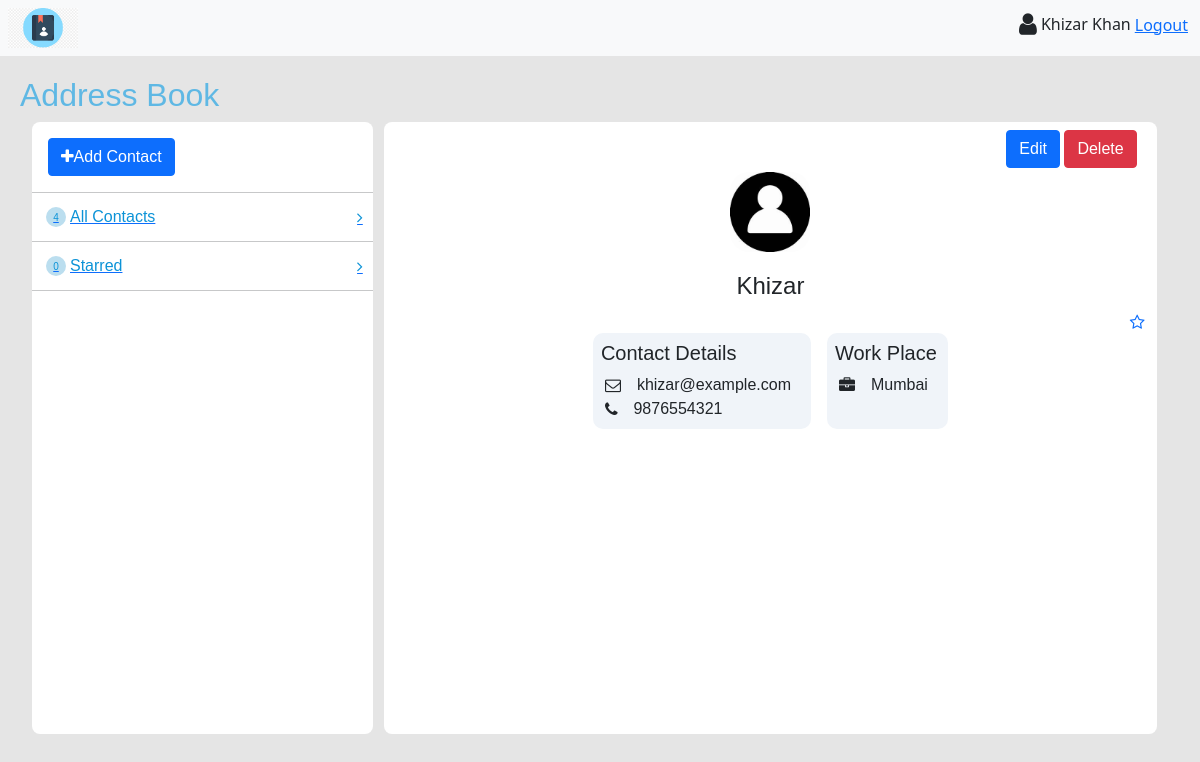
Page /contacts/3/profile/ (signed in) on the committed database.
### book/models.py (models this page shows, shortened)
class Contact(models.Model):
    name = models.CharField(max_length=50)
    email = models.EmailField(blank=True)
    phone_no = models.CharField(max_length=100)
    address = models.CharField(max_length=200, blank=True)
    image = models.ImageField(upload_to="contacts", blank=True)
    starred = models.BooleanField(default=False)
    user = models.ForeignKey(User, on_delete=models.CASCADE)
    @property
    def email_list(self):
        return self.email.split(",")
    @property
    def phone_no_list(self):
        return self.phone_no.split(",")
    @property
    def address_list(self):
        return self.address.split(",")

### book/views.py (the view)
@method_decorator(login_required(login_url="login"), name="dispatch")
class ContactDetail(DetailView):
    model = Contact
    context_object_name = "contact"
    template_name = "information.html"
    def get_context_data(self, **kwargs):
        context = super().get_context_data(**kwargs)
        context["total_contacts"] = len(
            list(Contact.objects.filter(user=self.request.user))
        )
        context["total_starred"] = len(
            list(Contact.objects.filter(user=self.request.user, starred=True))
        )
        return context

### book/templates/information.html (shortened to what this page needs)
{% extends 'base2.html' %}
{% block app_content %}
<div class="container-fluid" id="contactcard">
    <div class="position-relative">
        <div class="position-absolute top-0 end-0 m-2">
            <button type="button" class="btn btn-primary" data-bs-toggle="modal" data-bs-target="#exampleModal1">
                Edit
            </button>
            <a href="{% url 'contact-delete' contact.pk %}" class="btn btn-danger">Delete</a>
        </div>
    </div>
    {% if contact.image %}
        <img src="{{contact.image.url}}" alt="" id="profile-img">
    {% else %}
        <img src="/static/images/contact.jpeg" alt="" id="profile-img">
    {% endif %}
    <h4 class="text-center">{{contact.name}}</h4>
    <div class="position-relative">
        <a href="{% url 'mark-star' contact.pk %}" class="position-absolute end-0">
            {% if contact.starred %}
                <i class="fa fa-star-o" aria-hidden="true" style="color: yellow;"></i>
            {% else %}
                <i class="fa fa-star-o" aria-hidden="true"></i>
            {% endif %}
        </a>
    </div>
    <div class="d-flex justify-content-center mt-4">
        <div class="custom-card m-2 p-2">
            <h5>Contact Details</h5>
            {% for email in contact.email_list %}
                <div class="d-flex">
                    <i class="fa fa-envelope-o m-1" aria-hidden="true"></i>
                    <p class="container-fluid m-0">{{email}}</p>
                </div>
            {% endfor %}
            {% for phone in contact.phone_no_list %}
                <div class="d-flex">
                    <i class="fa fa-phone m-1" aria-hidden="true"></i>
                    <p class="container-fluid m-0">{{phone}}</p>
                </div>
            {% endfor %}
        </div>
        <div class="custom-card m-2 p-2">
            <h5>Work Place</h5>
            {% for address in contact.address_list %}
                <div class="d-flex">
                    <i class="fa fa-briefcase m-1" aria-hidden="true"></i>
                    <p class="container-fluid m-0">{{address}}</p>
                </div>
            {% endfor %}
        </div>
    </div>
</div>
{% endblock %}

### book/templates/base.html (shortened to what this page needs)
{% extends 'core.html' %}
{% block content %}
<section class="container-fluid d-flex bg-light justify-content-between p-2">
    <img src="/static/images/logo.jpg" alt="" id="logo-img">
    <div id="navtab">
        <div class="d-inline-flex align-items-center">
            <i class="fa fa-user m-1 font-25" aria-hidden="true"></i>
            {% if request.user.is_authenticated %}
                <h6 class="m-0">{{request.user.get_full_name}}</h6>
                <a href="{% url 'logout' %}" class="m-1">Logout</a>
            {% else %}
                <a href="{% url 'login' %}" class="m-1">Login</a>
                <a href="{% url 'signup' %}" class="m-1">Sign Up</a>
            {% endif %}
        </div>
    </div>
</section>
{% block content2 %}{% endblock %}
{% endblock %}

### static/css/styles.css (style rules this page uses)
* { margin: 0px; padding: 0px; }
:root { --bg-color: rgb(187, 222, 239); --color: rgb(12, 147, 215); }
body { background-color: #e5e5e5; }
.font-25 { font-size: 25px; }
#logo-img { height: 40px; width: 70px; background-repeat: no-repeat; background-color: transparent; }
#contactcard { width: 68%; background-color: white; border-radius: 8px; }
#contactcard h4 { margin: 10px; }
#profile-img { display: block; height: 80px; width: 80px; margin: auto; margin-top: 50px; margin-bottom: 20px; border-radius: 20px; }
.custom-card { background-color: #f0f4f9; border-radius: 10px; }

### rows in the picture
Contact: name "Khizar", email_list "khizar@example.com", phone_no_list "9876554321", address_list "Mumbai"

### other values in the picture
{{ request.user.get_full_name }} "Khizar Khan"
{{ total_contacts }} "4"
{{ total_starred }} "0"
